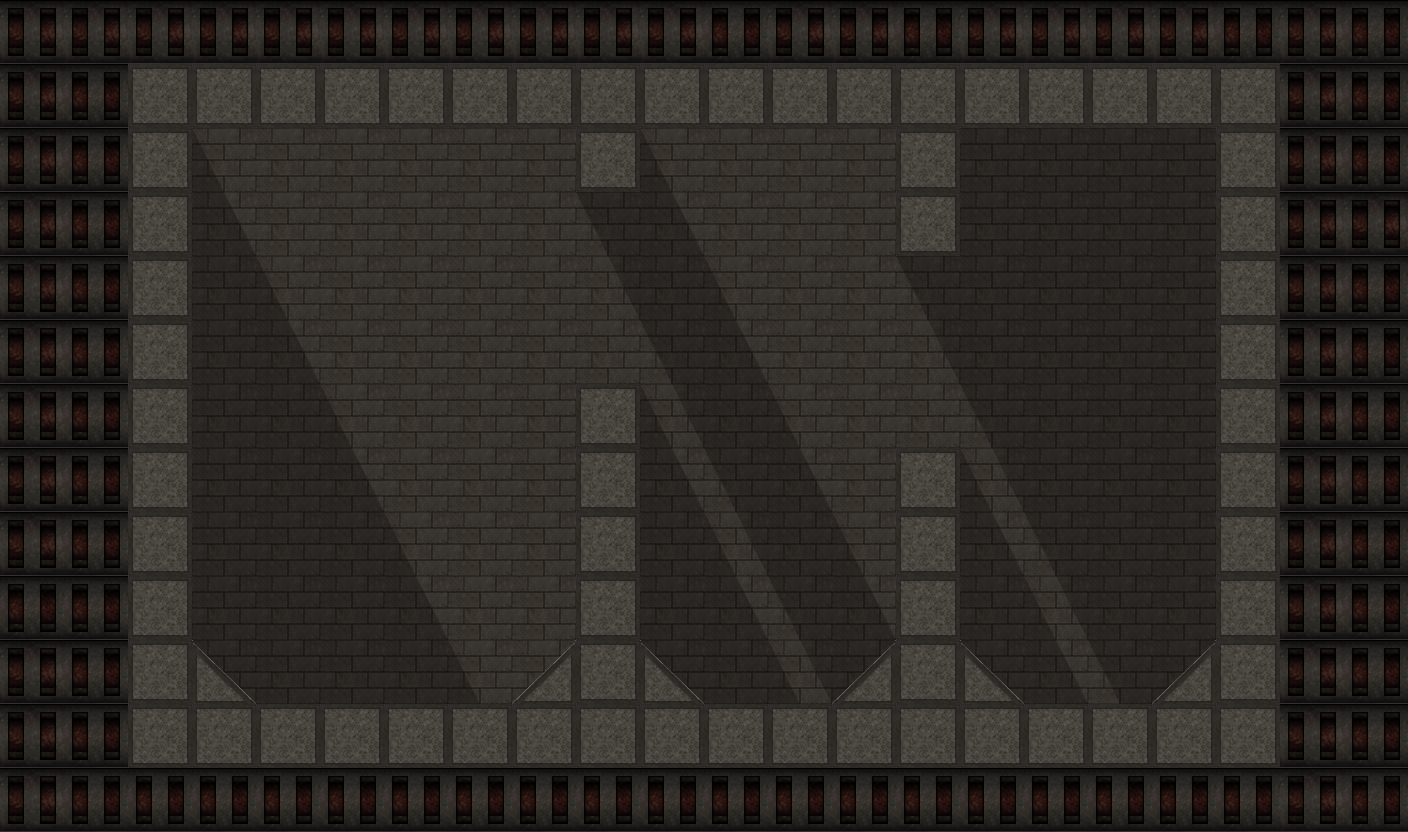

This game map was drawn from its Tiled (.tmx) file and the tilesets committed beside it. A one-line description and the trimmed map source follow:
An orthogonal 22x13 tile map with 64x64 px tiles, 4 tile layers (background, shadows, shadows2, walls), 2 tilesets.

<map version="1.0" orientation="orthogonal" width="22" height="13" tilewidth="64" tileheight="64">
 <tileset firstgid="1" name="tileset" tilewidth="64" tileheight="64">
  <image source="../gfx/maps/tilesets/tileset.png" />
 </tileset>
 <tileset firstgid="7" name="shadow" tilewidth="64" tileheight="64">
  <image source="../gfx/maps/tilesets/shadow.png" />
 </tileset>
 <layer name="background" width="22" height="13">
  <data>[286 cells, 286 non-empty, 3 distinct tile ids]</data>
 </layer>
 <layer name="shadows" width="22" height="13">
  <data>[286 cells, 58 non-empty, 5 distinct tile ids]</data>
 </layer>
 <layer name="shadows2" width="22" height="13">
  <data>[286 cells, 42 non-empty, 3 distinct tile ids]</data>
 </layer>
 <layer name="walls" width="22" height="13">
  <data>[286 cells, 72 non-empty, 3 distinct tile ids]</data>
 </layer>
</map>